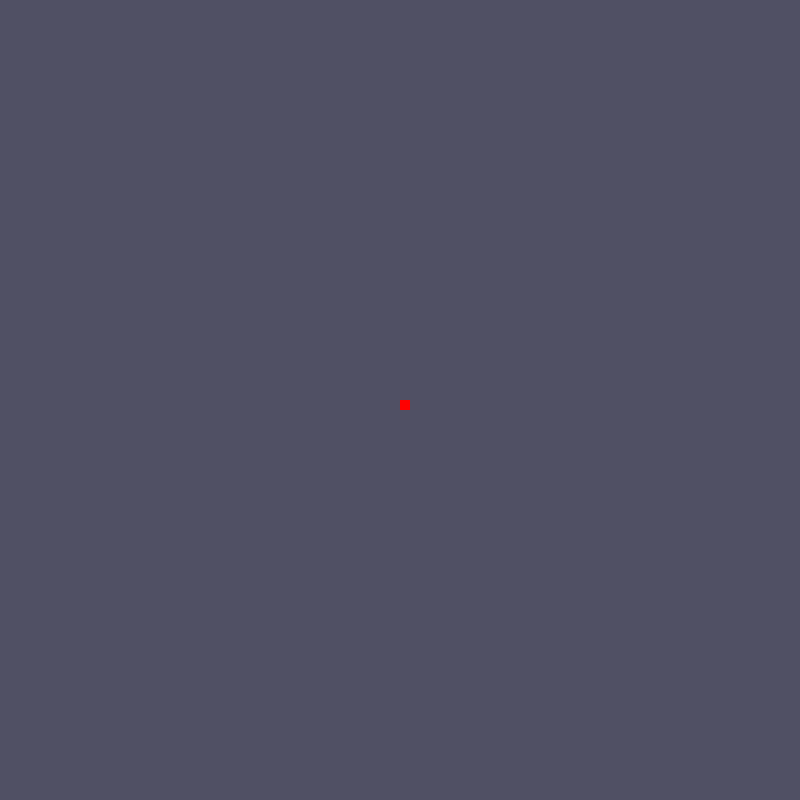
Frame 1 (no input)
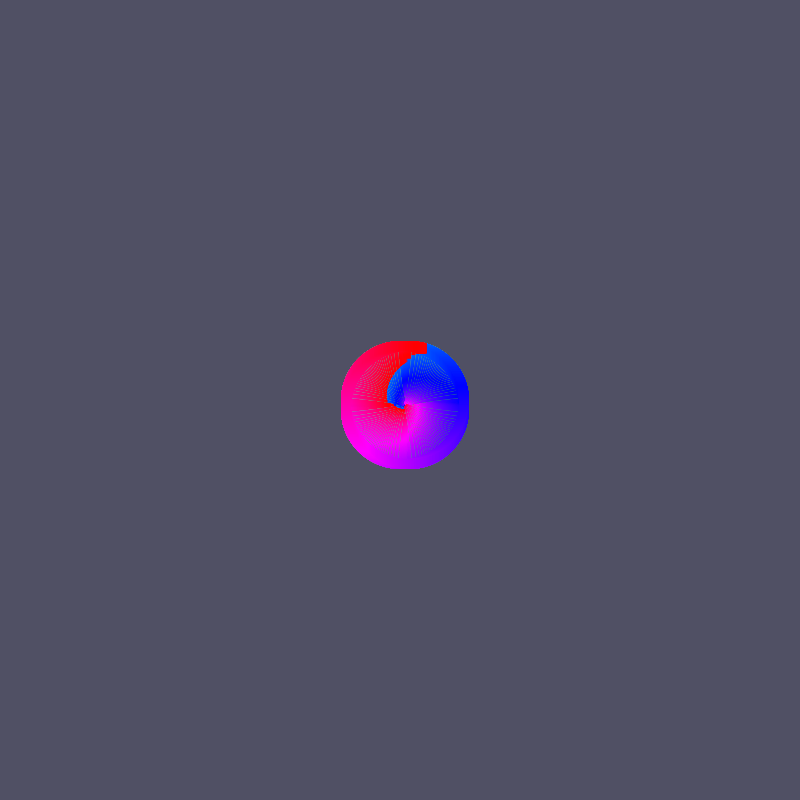
Frame 60 (no input)
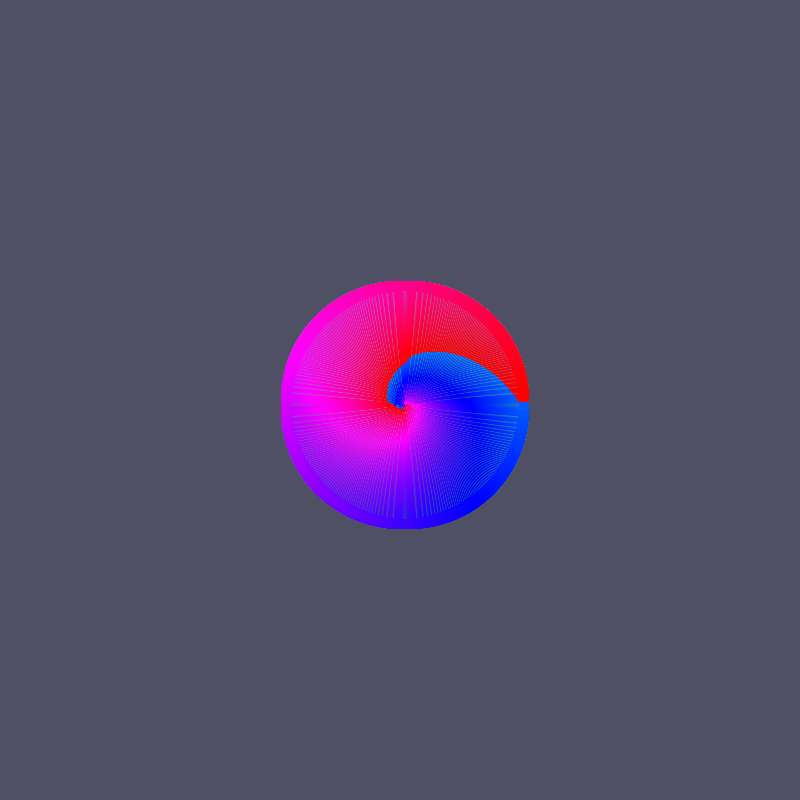
Frame 120 (the mouse pressed at the canvas centre since frame 60)

The p5.js sketch that drew these frames (run headless with seeded random() and noise() and a simulated clock; from frame 60 on, the mouse is pressed at the canvas centre):

// p5.js sketch
// ── sketch.js
// dima_16_class
// Dima Konev
// 

var axisX;
var axisY;
var x;
var y;
var distance;
var objectAngle;
var incrementAngle;

function setup() {
    createCanvas(800, 800);

    axisX = width/2;
    axisY = height/2;

    distance = 0;

    x = 0;
    y = 0;

    objectAngle = 360/4;
    incrementAngle = 0;

    background(80, 80, 100);
    noStroke();
}

function draw() {
    //translate(axisX, axisY);
    //background(80, 80, 100);
    colorMode(HSB);
    
    for (var i = 0; i < 10; i+=0.001) {
        fill(36 * i, 100, 100, 10); 
        x = axisX + distance * cos(radians(i * objectAngle + incrementAngle));
        y = axisY + distance * sin(radians(i * objectAngle + incrementAngle));
        rect(x, y, 10, 10);
    }
    distance++;
    incrementAngle += 100/distance;
}
